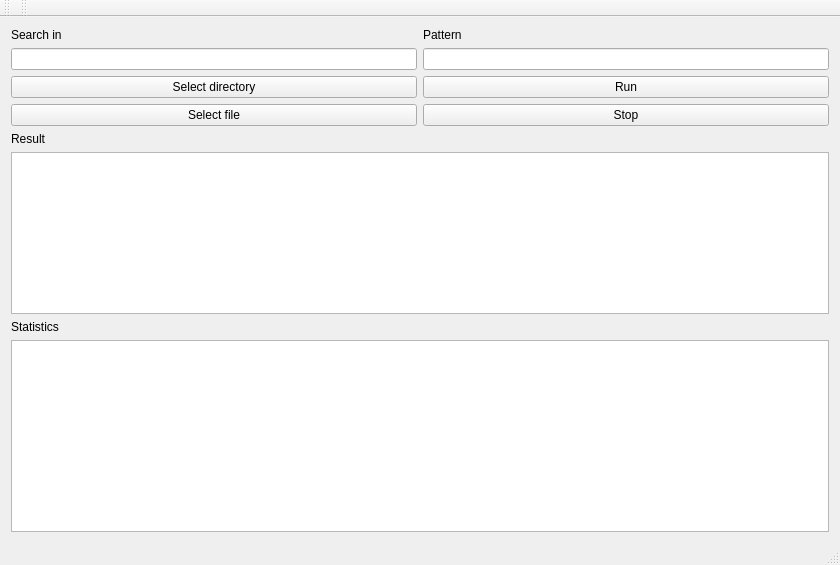
<?xml version="1.0" encoding="UTF-8"?>
<ui version="4.0">
 <class>grep</class>
 <widget class="QMainWindow" name="grep">
  <property name="geometry">
   <rect>
    <x>0</x>
    <y>0</y>
    <width>840</width>
    <height>565</height>
   </rect>
  </property>
  <property name="windowTitle">
   <string>grep</string>
  </property>
  <widget class="QWidget" name="centralWidget">
   <layout class="QGridLayout" name="gridLayout">
    <item row="1" column="0">
     <widget class="QLineEdit" name="fileEdit">
      <property name="sizePolicy">
       <sizepolicy hsizetype="Expanding" vsizetype="Fixed">
        <horstretch>0</horstretch>
        <verstretch>0</verstretch>
       </sizepolicy>
      </property>
      <property name="text">
       <string/>
      </property>
     </widget>
    </item>
    <item row="8" column="0">
     <widget class="QLabel" name="label">
      <property name="sizePolicy">
       <sizepolicy hsizetype="Preferred" vsizetype="Fixed">
        <horstretch>0</horstretch>
        <verstretch>0</verstretch>
       </sizepolicy>
      </property>
      <property name="text">
       <string>Statistics</string>
      </property>
     </widget>
    </item>
    <item row="3" column="1">
     <widget class="QPushButton" name="stopButton">
      <property name="sizePolicy">
       <sizepolicy hsizetype="Minimum" vsizetype="Fixed">
        <horstretch>0</horstretch>
        <verstretch>0</verstretch>
       </sizepolicy>
      </property>
      <property name="text">
       <string>Stop</string>
      </property>
     </widget>
    </item>
    <item row="3" column="0">
     <widget class="QPushButton" name="fileBrowseButton">
      <property name="sizePolicy">
       <sizepolicy hsizetype="Minimum" vsizetype="Fixed">
        <horstretch>0</horstretch>
        <verstretch>0</verstretch>
       </sizepolicy>
      </property>
      <property name="text">
       <string>Select file</string>
      </property>
     </widget>
    </item>
    <item row="2" column="0">
     <widget class="QPushButton" name="directoryBrowseButton">
      <property name="sizePolicy">
       <sizepolicy hsizetype="Minimum" vsizetype="Fixed">
        <horstretch>0</horstretch>
        <verstretch>0</verstretch>
       </sizepolicy>
      </property>
      <property name="text">
       <string>Select directory</string>
      </property>
     </widget>
    </item>
    <item row="1" column="1">
     <widget class="QLineEdit" name="patternEdit">
      <property name="sizePolicy">
       <sizepolicy hsizetype="Expanding" vsizetype="Fixed">
        <horstretch>0</horstretch>
        <verstretch>0</verstretch>
       </sizepolicy>
      </property>
     </widget>
    </item>
    <item row="4" column="0">
     <widget class="QLabel" name="label_3">
      <property name="sizePolicy">
       <sizepolicy hsizetype="Preferred" vsizetype="Fixed">
        <horstretch>0</horstretch>
        <verstretch>0</verstretch>
       </sizepolicy>
      </property>
      <property name="text">
       <string>Result</string>
      </property>
     </widget>
    </item>
    <item row="2" column="1">
     <widget class="QPushButton" name="searchButton">
      <property name="sizePolicy">
       <sizepolicy hsizetype="Minimum" vsizetype="Fixed">
        <horstretch>0</horstretch>
        <verstretch>0</verstretch>
       </sizepolicy>
      </property>
      <property name="text">
       <string>Run</string>
      </property>
     </widget>
    </item>
    <item row="0" column="1">
     <widget class="QLabel" name="label_2">
      <property name="sizePolicy">
       <sizepolicy hsizetype="Preferred" vsizetype="Fixed">
        <horstretch>0</horstretch>
        <verstretch>0</verstretch>
       </sizepolicy>
      </property>
      <property name="text">
       <string>Pattern</string>
      </property>
     </widget>
    </item>
    <item row="5" column="0" rowspan="3" colspan="2">
     <widget class="QListWidget" name="listWidget"/>
    </item>
    <item row="0" column="0">
     <widget class="QLabel" name="label_4">
      <property name="sizePolicy">
       <sizepolicy hsizetype="Preferred" vsizetype="Fixed">
        <horstretch>0</horstretch>
        <verstretch>0</verstretch>
       </sizepolicy>
      </property>
      <property name="text">
       <string>Search in</string>
      </property>
     </widget>
    </item>
    <item row="11" column="0" rowspan="2" colspan="2">
     <widget class="QTextBrowser" name="infoBrowser">
      <property name="sizePolicy">
       <sizepolicy hsizetype="Expanding" vsizetype="Fixed">
        <horstretch>0</horstretch>
        <verstretch>0</verstretch>
       </sizepolicy>
      </property>
      <property name="maximumSize">
       <size>
        <width>16777215</width>
        <height>16777215</height>
       </size>
      </property>
     </widget>
    </item>
   </layout>
  </widget>
  <widget class="QToolBar" name="mainToolBar">
   <attribute name="toolBarArea">
    <enum>TopToolBarArea</enum>
   </attribute>
   <attribute name="toolBarBreak">
    <bool>false</bool>
   </attribute>
  </widget>
  <widget class="QStatusBar" name="statusBar"/>
  <widget class="QToolBar" name="toolBar">
   <property name="windowTitle">
    <string>toolBar</string>
   </property>
   <attribute name="toolBarArea">
    <enum>TopToolBarArea</enum>
   </attribute>
   <attribute name="toolBarBreak">
    <bool>false</bool>
   </attribute>
  </widget>
 </widget>
 <layoutdefault spacing="6" margin="11"/>
 <resources/>
 <connections/>
</ui>
